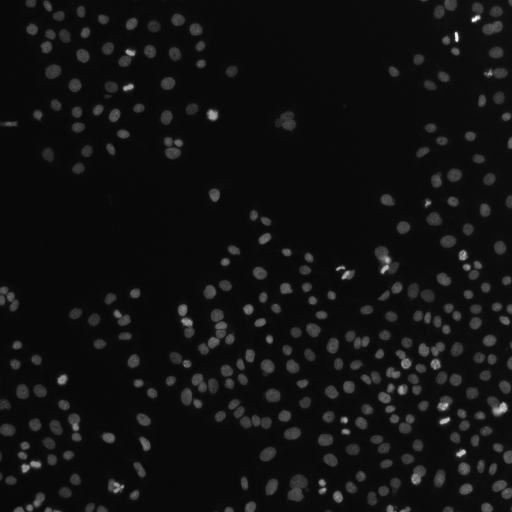
#> input picture tps/tp4/tp4_ex2.tif, 512 x 512 px
$ jupyter execute --allow-errors tp4_foruzanmehr.ipynb
#> lines starting #> are read from the running program, lines starting #| are printed output that depends on the picture; after the words box and inside, x2 and y2 are one past the last pixel; in counts of white or black regions, pixels touching at a corner belong together
# Travail pratique 4
*INF600F - Traitement d'images (A2024, UQÀM)*

* Vahid Foruzanmehr
* code permanent: forv26018703.
* Modifiez aussi le nom du notebook pour qu'il ait ce format : `TP4-Foruzanmehr`.

[cell 1]
import imageio.v2 as imageio
import numpy as np
import matplotlib.pyplot as plt

# Importation des modules pertinents ici.
# Assurez-vous d'inclure toute autre fonction que vous
# jugez nécessaires ici
from skimage.color import rgb2gray
from skimage.filters import threshold_otsu
from skimage.morphology import remove_small_objects, closing, square, white_tophat, disk
from skimage.measure import label, regionprops
from skimage.transform import resize

from sklearn.cluster import KMeans
from skimage.feature import hog
from skimage import io

# Exercice 1 : Reconnaissance de texte

[cell 2]
# [43 lines left out: function process_region, not called in this run]

[cell 3]
# [74 lines left out: function extract_characters, not called in this run]

[cell 4]
import random

# [22 lines left out: function display_randomImages, not called in this run]

[cell 5]
# Ajouter ici des cellules de code / markdown pour vos réponses

#> (a cell that did not finish here is left out)

#> (a cell that did not finish here is left out)

### Combien de lettres avez-vous détectées dans cette image ?

#> (a cell that did not finish here is left out)

### plus haut échoue à extraire une lettre isolée ?

1.   **Lettres avec des parties séparées (comme le 'i') :**
Le pipeline détecte parfois des points ou des accents (comme le point du 'i' ou l'accent d'un 'é') comme des lettres distinctes. Cela est dû à la segmentation par régions connectées, qui considère chaque composante connectée comme une région indépendante.

2.   **Lettres très proches fusionnées en une seule région :**
Lorsque deux lettres sont très proches ou légèrement connectées (par exemple, dans un texte manuscrit ou une police condensée), le pipeline peut les considérer comme une seule région connectée et ne segmenter qu'une lettre "fusionnée".

3. **Caractères multiples par région détectée :**
Parfois, une seule région détectée peut contenir plusieurs caractères si ces derniers sont très proches ou connectés par des traits ou des courbes.

4. (pas pour cette image) **Problèmes liés aux variations d'intensité ou à un contraste insuffisant :**
Dans certains cas, si l'image a un contraste faible ou des artefacts d'arrière-plan, la méthode de seuillage peut ne pas bien séparer les caractères du fond, conduisant à une mauvaise segmentation.

5. (pas pour cette image) **Supprimer des lettres valides qui touchent par inadvertance les bords**

### Que suggérez-vous pour améliorer les performances de l’extraction des lettres ?

1. **Gestion des lettres avec des parties séparées :**
  * Appliquer une analyse de regroupement (clustering) pour associer les composants séparés d'une même lettre (par exemple, associer le point du 'i' à son corps principal).
  * Intégrer des heuristiques basées sur la proximité ou l'alignement vertical des composants.

2. **Améliorer la segmentation des lettres très proches :**
  * Affiner les paramètres de fermeture morphologique pour mieux séparer les lettres.
  * Utiliser des techniques de séparation basée sur des crêtes ou watershed algorithm.

3. **Affiner les critères de filtrage :**
  * Ajuster les seuils de taille et de rapport d'aspect pour éviter de rejeter des lettres valides.
  * Intégrer des modèles basés sur l'apprentissage profond pour reconnaître les formes de lettres, ce qui pourrait remplacer les simples règles de taille et de forme.

# Partie 2 : Partitionnement non supervisé des lettres

[cell 9]
# [20 lines left out: function extract_hog_features, not called in this run]

[cell 10]
# [18 lines left out: function kmeans_partitioning, not called in this run]

[cell 11]
# [33 lines left out: function visualize_clusters, not called in this run]

#> (a cell that did not finish here is left out)

### Observations principales

* Clusters corrects :

Plusieurs clusters regroupent efficacement des lettres similaires, comme :
1. Cluster h est bien regroupé plusieurs fois.
2. Cluster f est isolé avec cohérence.
3. Cluster g est dominant dans ce cluster.
4. Cluster e est correctement regroupé.
5. Cluster w est identifié clairement.

Ces résultats montrent que les descripteurs HOG capturent efficacement les structures et contours des lettres, ce qui permet de former des groupes cohérents pour les lettres visuellement similaires.

* Clusters mixtes :

Certains clusters contiennent des lettres différentes, ce qui suggère une certaine confusion dans le partitionnement :
1. Cluster y: Contient principalement y mais une lettre x apparaît également.
2. Cluster des lettres comme al, ed, nl, et d'autres formes composites ou incorrectement segmentées.
3. Cluster des lettres telles que u, g, et ge, indiquant une confusion dans la détection.

* Cette confusion pourrait être due à plusieurs raisons :

1. Similitude visuelle : Certaines lettres ont des contours similaires (comme y et x ou u et n).
2. Erreur de segmentation : Les lettres mal segmentées (comme des lettres composites ge ou nl) compliquent l'analyse.
3. Variations d'intensité ou de forme : Les lettres peuvent avoir des variations dues à des styles de police différents.

#### Conclusion:

Les résultats montrent que K-means avec des descripteurs HOG est capable de regrouper efficacement plusieurs lettres similaires, comme les h, f, g, et e. Cependant, des erreurs apparaissent dans les clusters contenant des lettres composites ou visuellement similaires. L'amélioration de la segmentation initiale et l'utilisation de techniques plus sophistiquées permettraient d'obtenir des résultats plus précis et cohérents.

# Exercice 2 : Compter des cellules

[cell 13]
# Ajouter ici des cellules de code / markdown pour vos réponses

[cell 14]
img2 = imageio.imread('tp4_ex2.tif')
#> img2 is the input picture: shape (512, 512); min 7, max 255, mean 17.3

[cell 15]
def count_cells(image: np.ndarray) -> int:
    """
    Fonction qui compte le nombre de cellules dans une image.

    Paramètres
    ----------
    image (np.ndarray): Une image d'un microscope contenant des cellules à dénombrer.

    Retours
    -------
    int: Le nombre de cellules dans l'image.
    """

    # Vérification et conversion en niveaux de gris
    if len(image.shape) == 3:
        if image.shape[2] == 4:
            image = image[:, :, :3]
        gray_image = rgb2gray(image)
    else:
        gray_image = image

    # Segmentation par seuillage global (Otsu):
    # Pour distinguer les cellules de l'arrière-plan.
    # La méthode d'Otsu calcule un seuil global optimal basé sur l'histogramme
    # des intensités de l'image.
    thresh = threshold_otsu(gray_image)
    binary_image = gray_image > thresh

    # Nettoyage morphologique:
    # Les cellules peuvent contenir de petits trous ou des interruptions dans leur structure.
    # L'arrière-plan peut contenir des artefacts indésirables.
    cleaned_image = closing(binary_image, square(3))

    # Étiquetage des régions connectées
    # Pour identifier chaque cellule individuellement en attribuant une
    # étiquette unique à chaque région connectée dans l'image binaire.
    labeled_image = label(cleaned_image)

    # compter des cellule:
    # Le nombre total de régions étiquetées correspond au nombre de cellules détectées.
    cell_count = len(regionprops(labeled_image))

    return cell_count

## Tester avec une sous image :

[cell 16]
# tester avec une petite sous image pour compter le nombre de cellules manuellement.
img_crop = img2[0:180, 0:250]
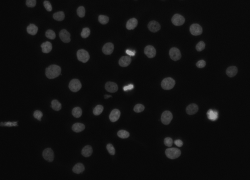
#> img_crop: shape (180, 250); min 7, max 162, mean 15.3

[cell 17]
plt.imshow(img_crop, cmap='gray')

[cell 18]
#
num_cells = count_cells(img_crop)
#> in count_cells, `thresh = threshold_otsu(gray_image)`: thresh = 34
#> in count_cells, `binary_image = gray_image > thresh`:
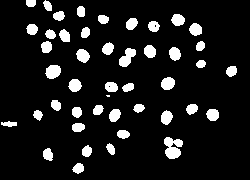
#> binary_image: shape (180, 250) bool; 10.4% white; 45 white regions (1 under 20 px), largest, box (x1, y1, x2, y2) and area: (164, 137, 183, 159) 285, (119, 48, 136, 67) 191, (45, 65, 61, 79) 173
#> in count_cells, `cleaned_image = closing(binary_image, square(3))`: cleaned_image: shape (180, 250) bool; 10.5% white; 45 white regions (1 under 20 px), largest, box (x1, y1, x2, y2) and area: (164, 137, 183, 159) 308, (119, 48, 136, 67) 193, (45, 65, 61, 79) 173
#> in count_cells, `labeled_image = label(cleaned_image)`:
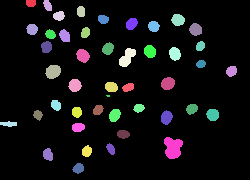
#> labeled_image: shape (180, 250) int32; 46 distinct labels, from 0 to 45; one colour per label, 0 black
#> in count_cells, `cell_count = len(regionprops(labeled_image))`: cell_count = 45
#> num_cells = 45
print(f"Nombre de cellules estimé : {num_cells}")
#| Nombre de cellules estimé : 45

## Tester avec visualization (Extra)

[cell 19]
from skimage.measure import label, regionprops
from skimage.segmentation import mark_boundaries

def count_cells_with_visualization(image: np.ndarray) -> int:
    """
    Fonction qui compte le nombre de cellules dans une image et affiche les régions détectées.

    Paramètres
    ----------
    image (np.ndarray): Une image d'un microscope contenant des cellules à dénombrer.

    Retours
    -------
    int: Le nombre de cellules dans l'image.
    """

    if len(image.shape) == 3:
        if image.shape[2] == 4:
            image = image[:, :, :3]
        gray_image = rgb2gray(image)
    else:
        gray_image = image

    thresh = threshold_otsu(gray_image)
    binary_image = gray_image > thresh

    cleaned_image = closing(binary_image, square(3))

    labeled_image = label(cleaned_image)

    cell_count = len(regionprops(labeled_image))

    fig, ax = plt.subplots(1, 2, figsize=(12, 6))

    ax[0].imshow(image, cmap='gray')
    ax[0].set_title("Image originale")
    ax[0].axis("off")

    ax[1].imshow(mark_boundaries(image, labeled_image, color=(1, 0, 0)))  # Marque les frontières des cellules détectées
    ax[1].set_title(f"Régions détectées: {cell_count} cellules")
    ax[1].axis("off")

    plt.tight_layout()
    plt.show()

    return cell_count

[cell 20]
num_cells = count_cells_with_visualization(img_crop)
#> in count_cells_with_visualization, `thresh = threshold_otsu(gray_image)`: thresh = 34
#> in count_cells_with_visualization, `cell_count = len(regionprops(labeled_image))`: cell_count = 45
#> in count_cells_with_visualization, `plt.show()`:
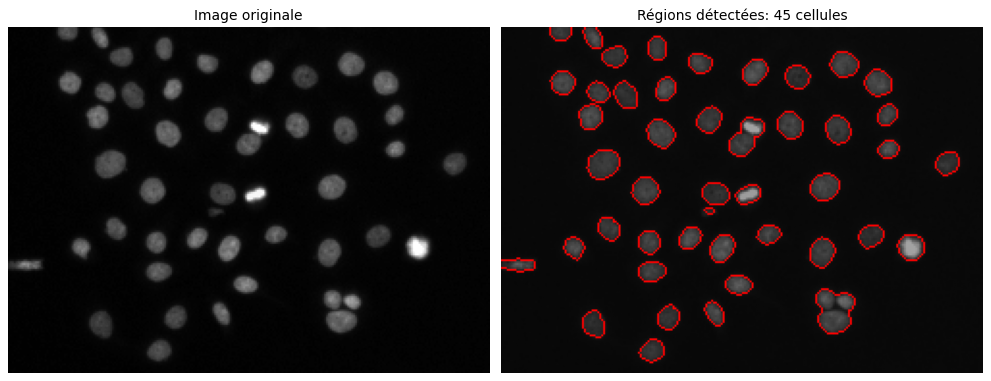
#> figure drawn by matplotlib, 2 panels
print(f"Nombre de cellules estimé : {num_cells}")
#| Nombre de cellules estimé : 45

## Compter des cellules d'image tp4_ex2.png

[cell 21]
numbre_cells = count_cells(img2)
#> in count_cells (call 2), `thresh = threshold_otsu(gray_image)`: thresh = 38
#> in count_cells (call 2), `binary_image = gray_image > thresh`:
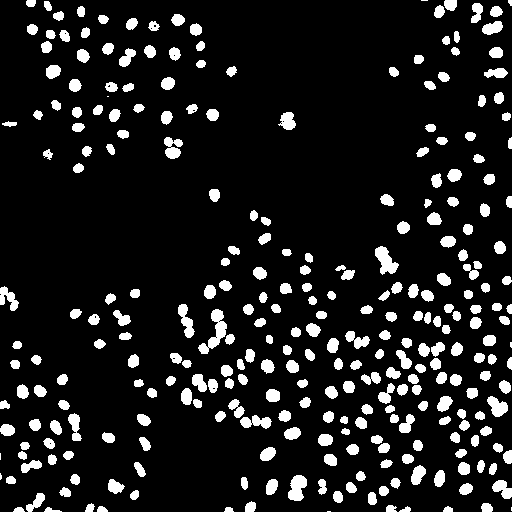
#> binary_image: shape (512, 512) bool; 11.4% white; 293 white regions (8 under 20 px), largest, box (x1, y1, x2, y2) and area: (198, 309, 227, 354) 490, (375, 246, 399, 275) 378, (288, 475, 307, 501) 349
#> in count_cells (call 2), `cleaned_image = closing(binary_image, square(3))`:
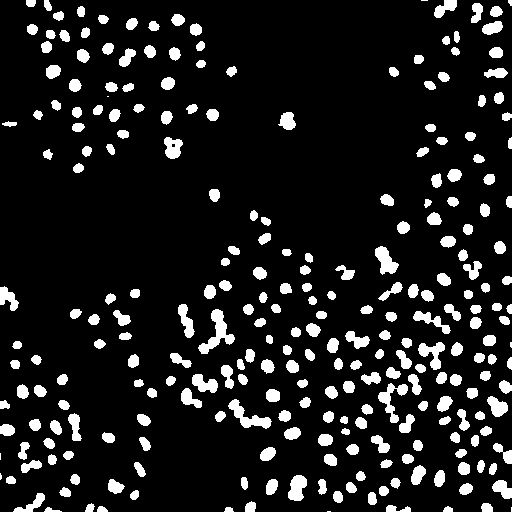
#> cleaned_image: shape (512, 512) bool; 11.5% white; 267 white regions (8 under 20 px), largest, box (x1, y1, x2, y2) and area: (198, 309, 235, 354) 594, (228, 399, 272, 429) 481, (378, 383, 408, 423) 428
#> in count_cells (call 2), `labeled_image = label(cleaned_image)`:
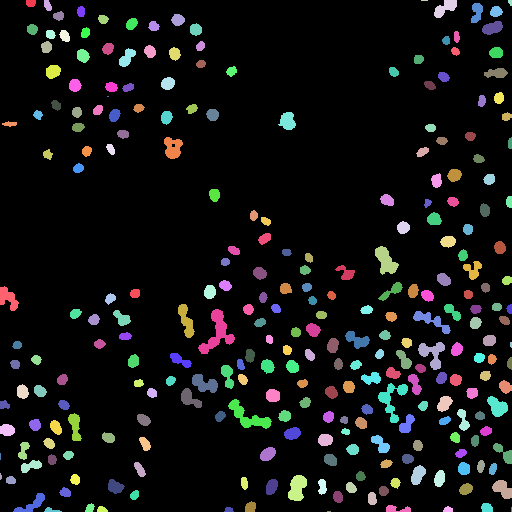
#> labeled_image: shape (512, 512) int32; 268 distinct labels, from 0 to 267; one colour per label, 0 black
#> in count_cells (call 2), `cell_count = len(regionprops(labeled_image))`: cell_count = 267
#> numbre_cells = 267
print(f"Nombre de cellules estimé : {numbre_cells}")
#| Nombre de cellules estimé : 267
